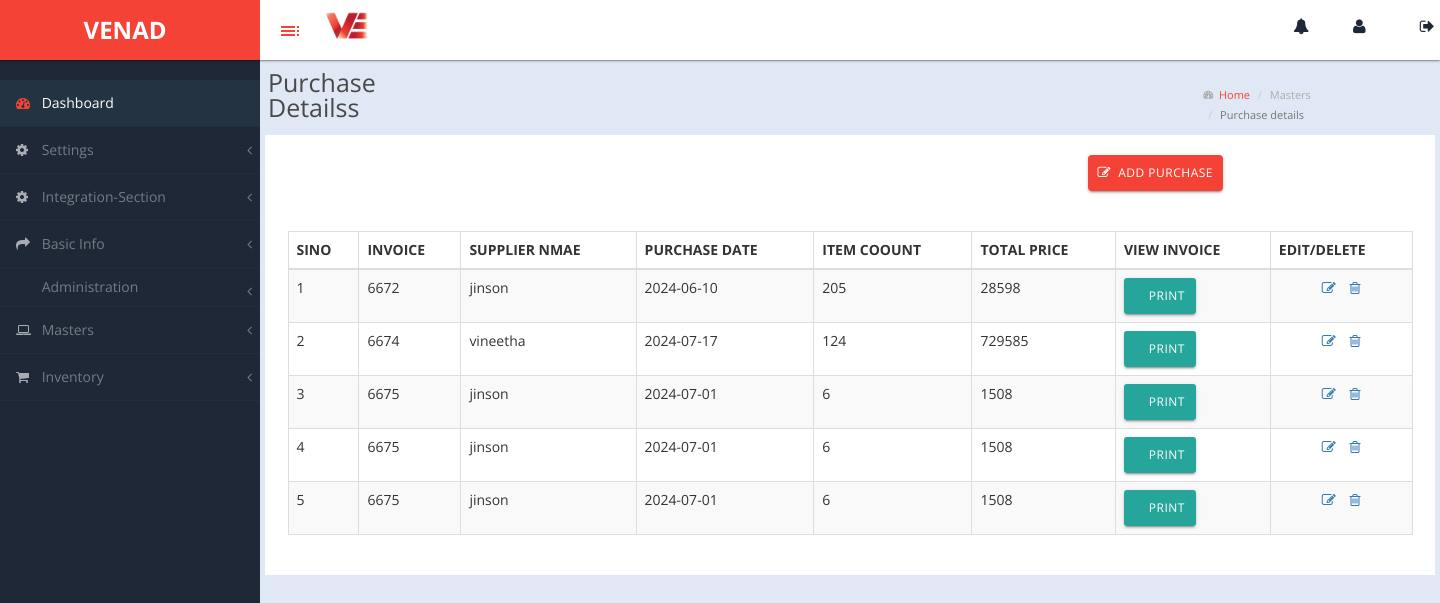
/purchase_det_page/, run on the app's committed database.
### venadApp/models.py (models this page shows)
class purchased_products(models.Model):
    purchased_prod = models.ForeignKey(PurchaseDetails,on_delete=models.CASCADE,null=True)
    product = models.ForeignKey(Products ,on_delete=models.CASCADE, null=True)
    vendor = models.ForeignKey(VendorDetails,on_delete=models.CASCADE,null=True)
    qty = models.CharField(max_length=50,null=True)
    unit = models.CharField(max_length=50,null=True)
    prate = models.CharField(max_length=50,null=True)
    MRP = models.CharField(max_length=50,null=True)
    discount = models.CharField(max_length=50,null=True)
    amount = models.CharField(max_length=50,null=True)
    taxable_amount = models.CharField(max_length=50,null=True)
    cgst_amount = models.CharField(max_length=50,null=True)
    sgst_amount = models.CharField(max_length=50,null=True)
    igst_amount = models.CharField(max_length=50,null=True)
    net_amount = models.CharField(max_length=50,null=True)

class PurchaseDetails(models.Model):
    bill_no = models.BigIntegerField(max_length=50,null=True)
    ref_no = models.BigIntegerField(max_length=50,null=True)
    purchase_date = models.CharField(max_length=50,null=True)
    reciept_date = models.CharField(max_length=50,null=True)
    mop = models.CharField(max_length=50,null=True)
    tax_mode = models.CharField(max_length=50,null=True)
    gross_amount = models.BigIntegerField(max_length=50,null=True)
    purchase_tax = models.BigIntegerField(max_length=50,null=True)
    taxable_amount = models.BigIntegerField(max_length=50,null=True)
    paid_amount = models.BigIntegerField(max_length=50,null=True)
    total_discount = models.BigIntegerField(max_length=50,null=True)
    qty_total = models.BigIntegerField(max_length=50,null=True)
    old_balalnce = models.BigIntegerField(max_length=50,null=True)
    total_amount = models.BigIntegerField(max_length=50,null=True)
    new_balance = models.BigIntegerField(max_length=50,null=True)

class VendorDetails(models.Model):
    name = models.CharField(max_length=50,null=True)
    address = models.CharField(max_length=350,null=True)
    phone = models.CharField(max_length=255,null=True)
    e_mail = models.EmailField(max_length=255,null=True)
    state = models.EmailField(max_length=255,null=True)
    state_type = models.EmailField(max_length=255,null=True)
    gst = models.CharField(max_length=50,null=True)
    taxtype = models.EmailField(max_length=255,null=True)

### venadApp/views.py (the view)
# urls.py: path("purchase_det_page/",views.purchase_details_page),
def purchase_details_page(request):
    obj = purchased_products.objects.all()
    context = {
        'det' : obj
    }
    return render(request,"purchase/purchase_details_page.html",context)

### templates/purchase/purchase_details_page.html (shortened to what this page needs)
<!DOCTYPE html>
{% include 'base.html' %}
<html lang="en">
<head>
    <link rel="stylesheet" href="https://cdn.datatables.net/1.10.21/css/jquery.dataTables.min.css">
    <link rel="stylesheet" href="https://cdn.datatables.net/buttons/1.7.1/css/buttons.dataTables.min.css">
</head>
<body>
    <div id="page-wrapper">
        <div class="header">
            <div class="navbar2">
                <p class="financial-year">Purchase Detailss</p>
                <ol style="margin-right: 20px;" class="breadcrumb"><br>
                    <li><i style="font-size: 10px; padding-top: 5px;" class="fa fa-tachometer"></i><a href="/dashboard/"> &nbsp;&nbsp;Home</a></li>
                    <li>Masters</li>
                    <li class="active">Purchase details</li>
                </ol>
            </div>
        </div>
        <div class="container mt-4" style="background-color: white;">
            <div class="row mb-3">
                <div class="col-md-12">
                    <div class="search-container">
                        <button style="margin-left: 800px; margin-top: 20px;" class="btn btn-danger btn-sm" onclick="window.location.href='/purchase_add_page/'"><i class="fa fa-pencil-square-o"></i>&nbsp; Add Purchase</button>
                    </div>
                </div>
            </div>
            <div class="row">
                <div class="col-md-12 table-container">
                    <table id="shareholderTable" class="table table-bordered table-striped">
                        <thead>
                            <tr>
                                <th>SINO</th>
                                <th>INVOICE</th>
                                <th>SUPPLIER NMAE</th>
                                <th>PURCHASE DATE</th>
                                <th>ITEM COOUNT</th>
                                <th>TOTAL PRICE</th>
                                <th>VIEW INVOICE</th>
                                <th>EDIT/DELETE</th>
                            </tr>
                        </thead>
                        <tbody>
                            {% for i in det %}
                            <tr>
                                <td>{{ forloop.counter }}</td>
                                <td>{{ i.purchased_prod.bill_no }}</td>
                                <td>{{ i.vendor.name }}</td>
                                <td>{{ i.purchased_prod.purchase_date }}</td>
                                <td>{{ i.purchased_prod.qty_total }}</td>
                                <td>{{ i.purchased_prod.total_amount }}</td>
                                <td><button class="btn btn-sm btn-secondary btn-icon custom-print-button" onclick='window.location.href="/invoice/{{i.id}}"''>
                                    <i class="fas fa-print"></i> Print</button></td>
                                <td class="edit-delete-buttons">
                                    <a href="/edit_purchase/{{ i.id }}"><i class="fa fa-pencil-square-o"></i></a>
                                    <a href="/del_purchase/{{ i.id}}" onclick="return confirm('Do you want to delete this entry?');"><i class="fa fa-trash-o"></i></a>
                                </td>
                            </tr>
                            {% endfor %}
                        </tbody>
                    </table>
                </div>
            </div>
        </div>
    </div>
</body>
</html>

### static/css/custom-styles.css (style rules this page uses)
body { font-family: 'Open Sans', sans-serif; background: #1F2837; }
#page-wrapper { padding: 15px 15px; min-height: 600px; background: #ececec; }
p { font-size: 14px; line-height:25px; }
#page-wrapper { position: relative; top: 55px; -moz-box-shadow: 0 0 10px #757575; }
.breadcrumb { padding: 10px 10px 10px 20px;margin-bottom: 0;list-style: none;border-radius: 0;background: transparent;line-height: 20px;font-size: 11px;margin-left: 14px; }
#page-wrapper { background: #e0e8f5; }
@media (min-width:768px) { #page-wrapper { margin: 0 0 0 260px; padding: 0; min-height: 1200px; } }
.header .breadcrumb:before { font-size: 11px; margin-right: 0px; color: #717171; display: none; }
.header .breadcrumb li a { font-size: 11px; font-size: 11px; text-decoration: none; color: #717171; text-decoration: none; color: #f44336; }

### templates/base.html (style rules this page uses)
.navbar2 { display: flex; align-items: center; padding-left: 8px; }
.financial-year { font-size: 25px; padding-top: 10px; color: rgb(73, 73, 73); margin-right: 20px; }

### templates/purchase/purchase_details_page.html (style rules this page uses)
.financial-year { font-size: 25px; padding-top: 10px; color: rgb(73, 73, 73); margin-right: 700px; }
.table-container { overflow-x: auto; }
.search-container { display: flex; align-items: center; margin-bottom: 20px; }
.search-container button { margin-right: 10px; padding: 5px 10px; border: none; border-radius: 4px; cursor: pointer; }
.btn-danger { background-color: #f44336; color: white; }
.edit-delete-buttons { text-align: center; }
.edit-delete-buttons a { margin: 0 5px; }

### data on the page
purchased_products: purchased_prod.bill_no "6672", vendor.name "jinson", purchased_prod.purchase_date "2024-06-10", purchased_prod.qty_total "205", purchased_prod.total_amount "28598"
purchased_products: purchased_prod.bill_no "6674", vendor.name "vineetha", purchased_prod.purchase_date "2024-07-17", purchased_prod.qty_total "124", purchased_prod.total_amount "729585"
purchased_products: purchased_prod.bill_no "6675", vendor.name "jinson", purchased_prod.purchase_date "2024-07-01", purchased_prod.qty_total "6", purchased_prod.total_amount "1508"
purchased_products: purchased_prod.bill_no "6675", vendor.name "jinson", purchased_prod.purchase_date "2024-07-01", purchased_prod.qty_total "6", purchased_prod.total_amount "1508"
purchased_products: purchased_prod.bill_no "6675", vendor.name "jinson", purchased_prod.purchase_date "2024-07-01", purchased_prod.qty_total "6", purchased_prod.total_amount "1508"
